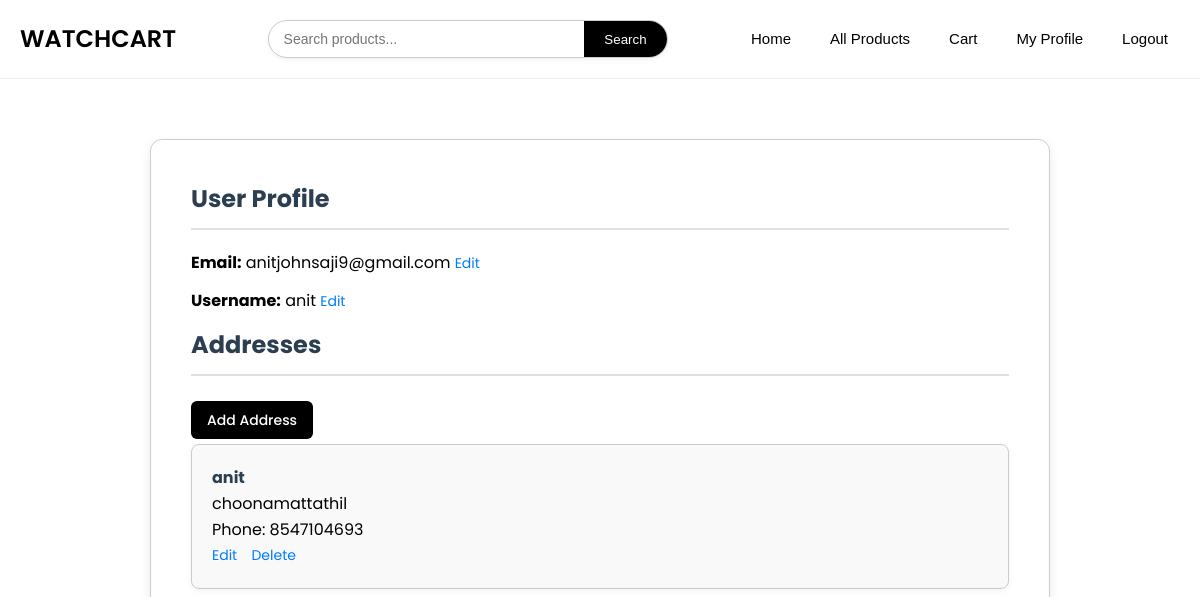
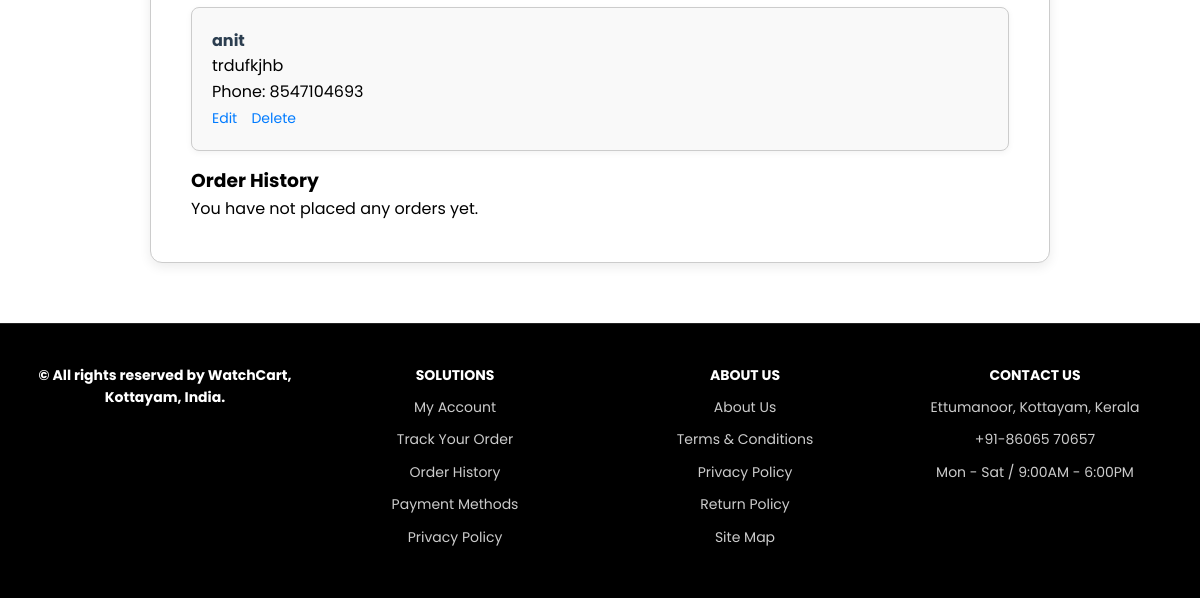
/profile/ (signed in), run on an earlier commit of the app's database (2 pictures, top to bottom).
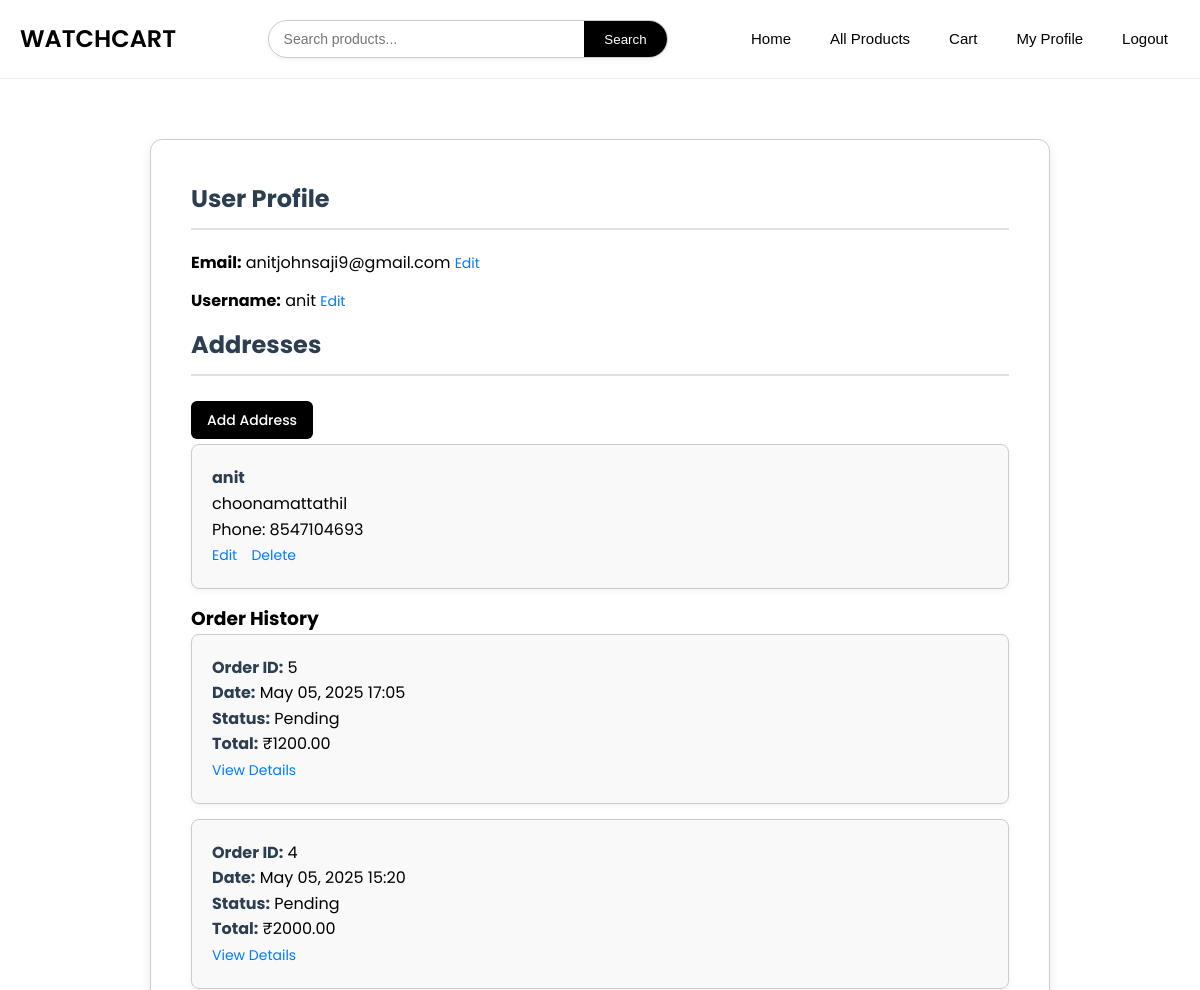
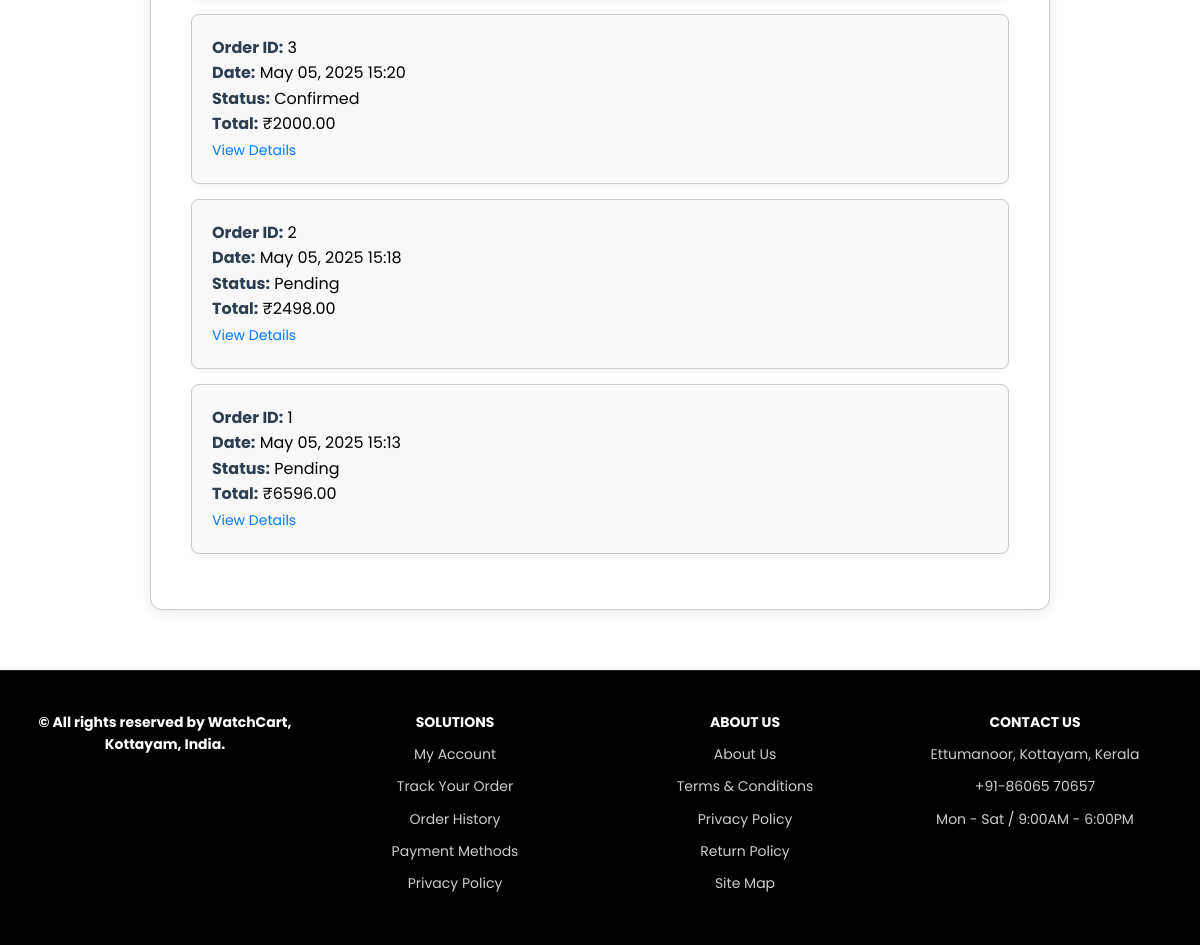
And on a later commit of the database (2 pictures, top to bottom).
### eapp/models.py (models this page shows, shortened)
class Address(models.Model):
    user = models.ForeignKey(User, on_delete=models.CASCADE)
    name = models.CharField(max_length=225)
    address = models.TextField()
    phone = models.CharField(max_length=12)
    is_default = models.BooleanField(default=False)

class Order(models.Model):
    PAYMENT_METHODS = [
        ('online', 'Online Payment'),
        ('cod', 'Cash on Delivery'),
    ]
    STATUS_CHOICES = [
        ('Pending', 'Pending'),
        ('Confirmed', 'Confirmed'),
    ]
    user = models.ForeignKey(User, on_delete=models.CASCADE)
    name = models.CharField(max_length=255, blank=True)
    phone = models.CharField(max_length=15, blank=True)
    shipping_address = models.TextField()
    payment_method = models.CharField(max_length=20, choices=PAYMENT_METHODS)
    total_price = models.DecimalField(max_digits=10, decimal_places=2)
    date_ordered = models.DateTimeField(auto_now_add=True)
    is_paid = models.BooleanField(default=False)
    status = models.CharField(max_length=20, choices=STATUS_CHOICES, default='Pending')  # ✅ New field

### eapp/views.py (the view)
# urls.py: path('profile/', views.profile_view, name='profile'),
@login_required
def profile_view(request):
    addresses = Address.objects.filter(user=request.user)
    orders = Order.objects.filter(user=request.user).order_by('-date_ordered')
    return render(request, 'profile.html', {
        'email': request.user.email,
        'addresses': addresses,
        'orders': orders
    })

### templates/profile.html (shortened to what this page needs)
{% load static %}
<!DOCTYPE html>
<html lang="en">
<head>
  <link rel="stylesheet" href="{% static 'css/profile.css' %}" />
</head>
<body>
  <nav class="navbar">
    <a class="navbar-brand" href="#">WATCHCART</a>
    <div class="nav-links">
      <a href="{% url 'index' %}"><button>Home</button></a>
      <a href="{% url 'product_list' %}"><button>All Products</button></a>
      <a href="{% url 'cart_view' %}"><button>Cart</button></a>
      <a href="{% url 'profile' %}"><button>My Profile</button></a>
      {% if user.is_authenticated %}
        <a href="{% url 'logout' %}"><button>Logout</button></a>
      {% else %}
        <a href="{% url 'userlogin' %}"><button>Login</button></a>
      {% endif %}
    </div>
    <div class="search">
      <form method="GET" action="{% url 'search_results' %}">
        <input type="text" name="q" placeholder="Search products..." required />
        <button type="submit">Search</button>
      </form>
    </div>
  </nav>
  <div class="container">
    <div class="profile-section">
      <h2>User Profile</h2>
      <p><strong>Email:</strong> {{ email }} <a href="{% url 'edit_email' %}">Edit</a></p>
      <p><strong>Username:</strong> {{ request.user.username }} <a href="{% url 'edit_username' %}">Edit</a></p>
    </div>
    <div class="address-section">
      <h3>Addresses</h3>
      <a class="custom-btn green" href="{% url 'add_address' %}">Add Address</a>
      {% if addresses %}
        <ul class="list-group">
          {% for addr in addresses %}
            <li class="list-group-item">
              <strong>{{ addr.name }}</strong><br />
              {{ addr.address }}<br />
              Phone: {{ addr.phone }}<br />
              <a href="{% url 'edit_address' addr.id %}">Edit</a>
              <a href="{% url 'delete_address' addr.id %}">Delete</a>
            </li>
          {% endfor %}
        </ul>
      {% else %}
        <p>No addresses saved yet.</p>
      {% endif %}
    </div>
    <div class="order-history-section">
      <h3>Order History</h3>
      {% if orders %}
        <ul class="list-group">
          {% for order in orders %}
            <li class="list-group-item">
              <strong>Order ID:</strong> {{ order.id }}<br />
              <strong>Date:</strong> {{ order.date_ordered|date:"M d, Y H:i" }}<br />
              <strong>Status:</strong> {{ order.status }}<br />
              <strong>Total:</strong> ₹{{ order.total_price }}<br />
              <a href="{% url 'order_detail' order.id %}">View Details</a>
            </li>
          {% endfor %}
        </ul>
      {% else %}
        <p>You have not placed any orders yet.</p>
      {% endif %}
    </div>
  </div>
  <footer class="footer">
    <div class="foot1">
      <ul>
        <li>© All rights reserved by WatchCart, Kottayam, India.</li>
      </ul>
    </div>
    <div class="foot2">
      <ul>
        <li><b>SOLUTIONS</b></li>
        <li>My Account</li>
        <li>Track Your Order</li>
        <li>Order History</li>
        <li>Payment Methods</li>
        <li>Privacy Policy</li>
      </ul>
    </div>
    <div class="foot3">
      <ul>
        <li><b>ABOUT US</b></li>
        <li>About Us</li>
        <li>Terms & Conditions</li>
        <li>Privacy Policy</li>
        <li>Return Policy</li>
        <li>Site Map</li>
      </ul>
    </div>
    <div class="foot4">
      <ul>
        <li><b>CONTACT US</b></li>
        <li>Ettumanoor, Kottayam, Kerala</li>
        <li>+91-86065 70657</li>
        <li>Mon - Sat / 9:00AM - 6:00PM</li>
      </ul>
    </div>
  </footer>
</body>
</html>

What changed in the data, as far as the page shows it:
removed Address: name "anit", address "trdufkjhb", phone "8547104693"
added Order: id "5", date_ordered "May 05, 2025 17:05", status "Pending", total_price "1200.00"
added Order: id "4", date_ordered "May 05, 2025 15:20", status "Pending", total_price "2000.00"
added Order: id "3", date_ordered "May 05, 2025 15:20", status "Confirmed", total_price "2000.00"
added Order: id "2", date_ordered "May 05, 2025 15:18", status "Pending", total_price "2498.00"
added Order: id "1", date_ordered "May 05, 2025 15:13", status "Pending", total_price "6596.00"
Also different on the page:
text no longer shown: "You have not placed any orders yet."
